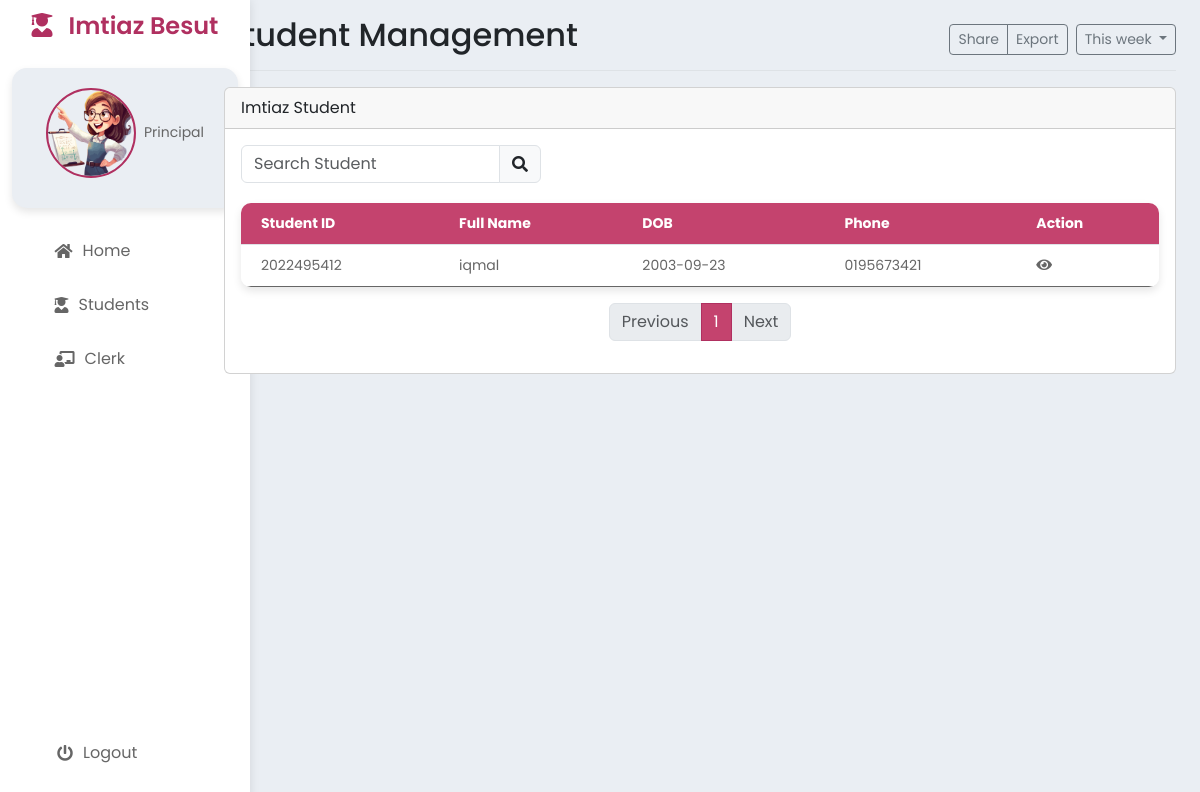
The page /PrincipalStudent.php on the database as committed earlier.
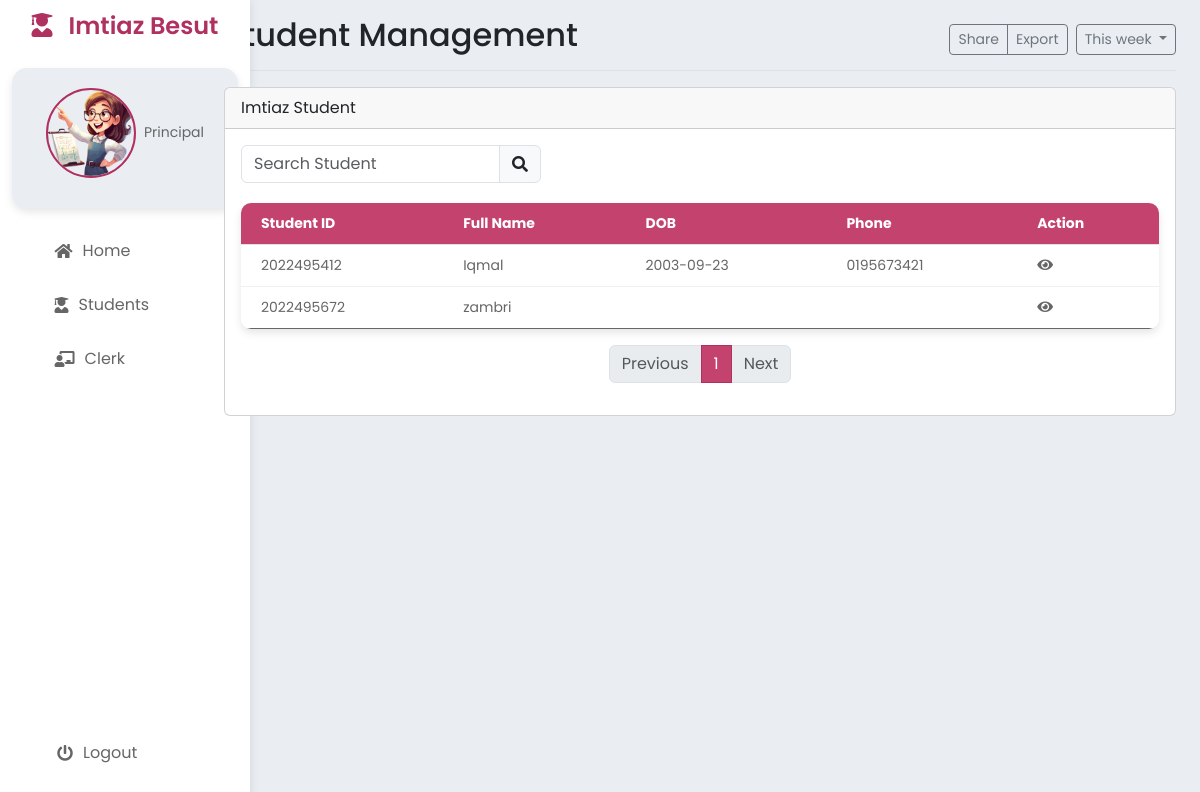
The same page on the database as committed later.
### tables this page shows
CREATE TABLE `student` (
  `studID` int NOT NULL,
  `studName` varchar(50) NOT NULL,
  `studIC` varchar(12) NOT NULL,
  `studGender` varchar(2) NOT NULL,
  `studDOB` date DEFAULT NULL,
  `studPhone` varchar(15) DEFAULT NULL,
  `studState` varchar(50) DEFAULT NULL,
  `studDistrict` varchar(50) DEFAULT NULL,
  `studPoscode` int DEFAULT NULL,
  `studAddress` varchar(100) DEFAULT NULL,
  `studRace` varchar(20) DEFAULT NULL,
  `studEmail` varchar(30) DEFAULT NULL,
  `studPassword` varchar(30) DEFAULT NULL
);

### PrincipalStudent.php (the view, shortened to what this page needs)
<?php
include 'PrincipalHeader.php';
?>
<div class="row">
    <div class="col-md-12">
        <div class="card mb-3">
            <div class="card-header">Imtiaz Student</div>
            <div class="card-body">
                <div class="d-flex justify-content-between mb-3">
                    <div class="input-group" style="width: 300px;">
                        <input type="text" id="searchInput" class="form-control" placeholder="Search Student" onkeyup="searchStudents()">
                        <span class="input-group-text"><i class="fas fa-search"></i></span>
                    </div>
                </div>
                <table class="table" id="studentTable">
                    <thead>
                        <tr>
                            <th>Student ID</th>
                            <th>Full Name</th>
                            <th>DOB</th>
                            <th>Phone</th>
                            <th>Action</th>
                        </tr>
                    </thead>
                    <tbody>
                        <?php
                        include 'process/db.php';
                        $sql = "SELECT * FROM student";
                        $result = $conn->query($sql);
                        if ($result->num_rows > 0) {
                            while ($row = $result->fetch_assoc()) {
                                echo "<tr><td>" . $row["studID"] . "</td><td>" . $row["studName"] . "</td><td>" . $row["studDOB"] . "</td><td>" . $row["studPhone"] . "</td><td>
                                    <a href='#' class='view' data-id='" . $row["studID"] . "'><i class='fas fa-eye'></i></a>
                                    </td></tr>";
                            }
                        } else {
                            echo "<tr><td colspan='5'>No results</td></tr>";
                        }
                        ?>
                    </tbody>
                </table>
                <nav aria-label="Page navigation example">
                    <ul class="pagination justify-content-center" id="pagination"></ul>
                </nav>
            </div>
        </div>
    </div>
</div>
</main>
</body>
</html>

Rows that differ between the two databases and show on the page:
changed student id 2022495412: studName "iqmal" → "Iqmal"
added student: studID "2022495672", studName "zambri"
